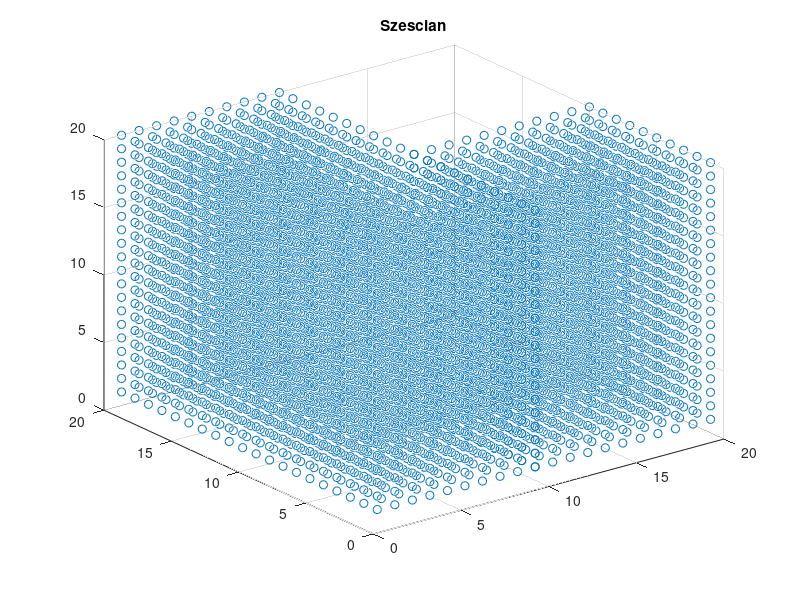
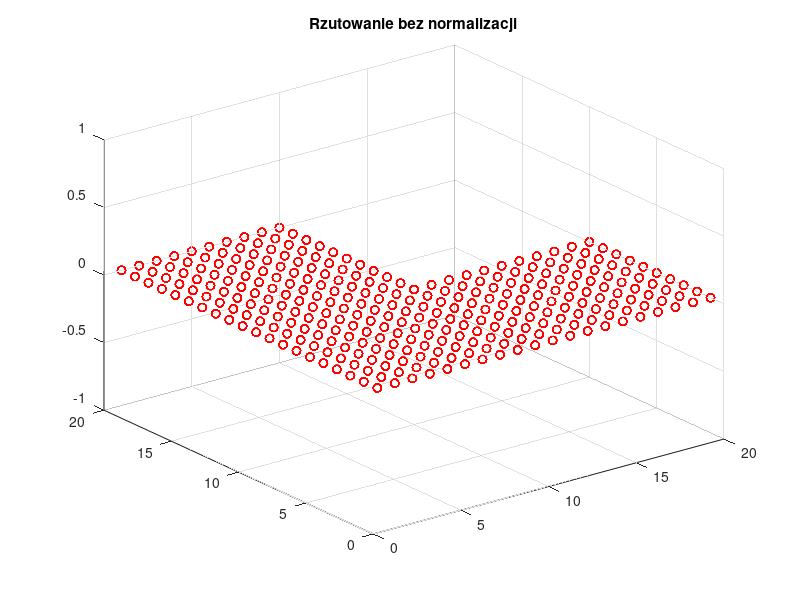
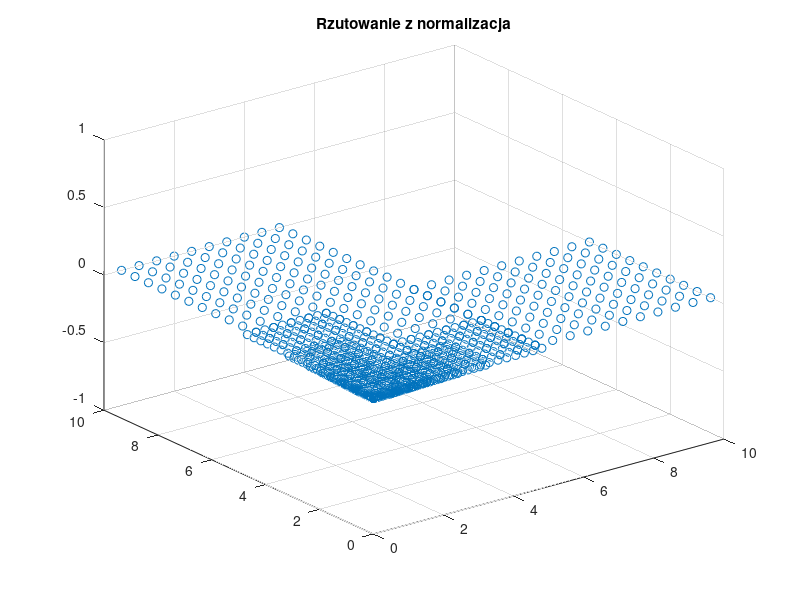

Reproduce these figures in MATLAB, in order.
function [] = Zad4() 
  tmp=0;
  for X=1:10
    for Y=1:20
      for Z=1:20
        tmp=tmp+1;
        x(tmp)=X;
        y(tmp)=Y;
        z(tmp)=Z;
      endfor
    endfor
  endfor
  for X=10:20
    for Y=1:10
      for Z=1:20
        tmp=tmp+1;
        x(tmp)=X;
        y(tmp)=Y;
        z(tmp)=Z;
      endfor
    endfor
  endfor
  przestrzen = zeros(4, 100);
  for i = 1:tmp
    przestrzen(1,i) = x(i);
    przestrzen(2,i) = y(i);
    przestrzen(3,i) = z(i);
    przestrzen(4,i) = 1;
  endfor 
  
   figure;
   scatter3(x,y,z);
   title("Szescian");
   
   d = 0.5;
   macziezrzut = [1 0 0 0; 0 1 0 0; 0 0 0 0; 0 0 1/d 0]; 
   result = macziezrzut * przestrzen;
   normalizacja =  result(:,:)./result(4,:) ;
   
   figure;
   scatter3(result(1,:),result(2,:),result(3,:),"r");
   title("Rzutowanie bez normalizacji");
   
   figure;   
   scatter3(normalizacja(1,:),normalizacja(2,:),normalizacja(3,:));
   title("Rzutowanie z normalizacja");

endfunction